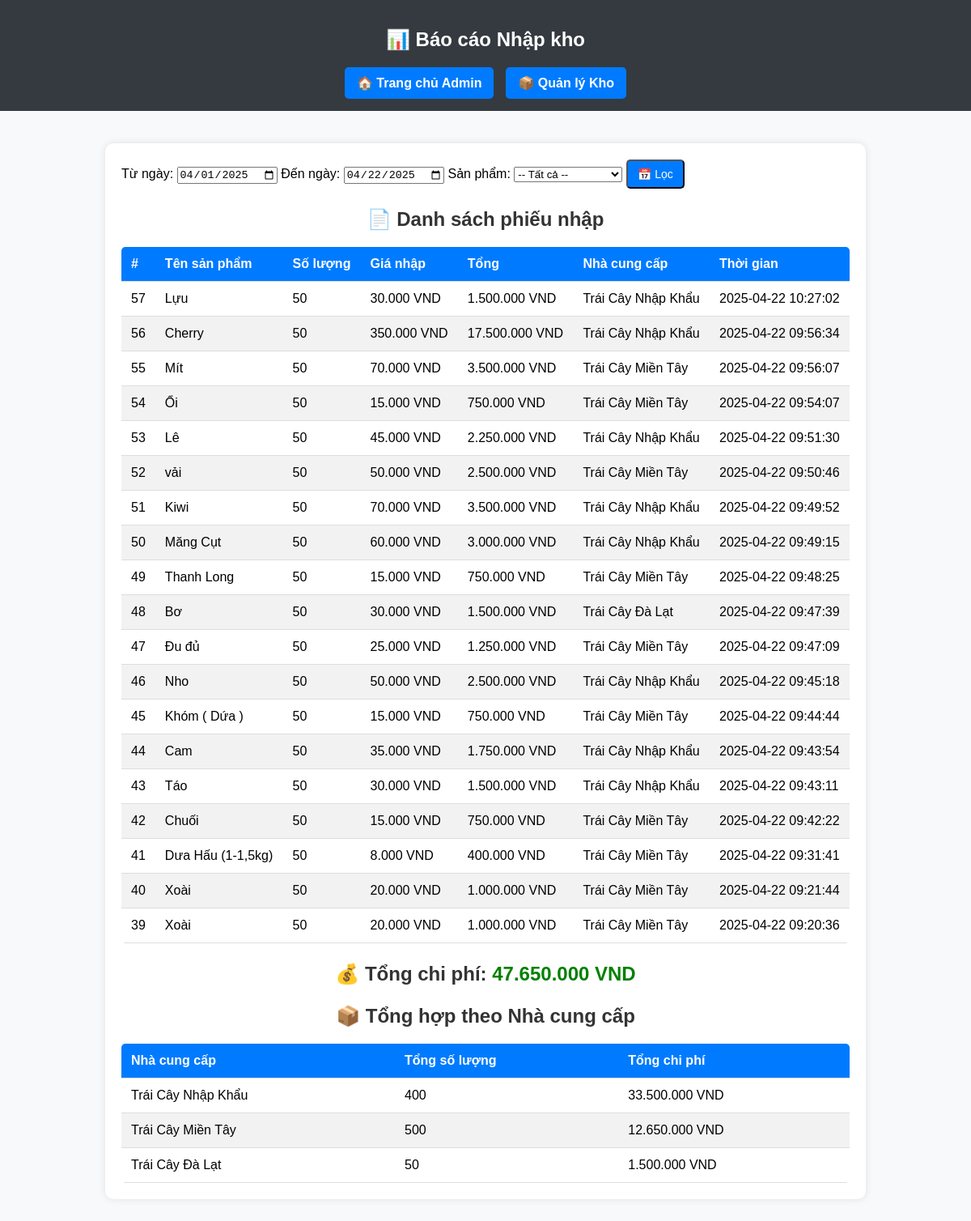
Page /admin/inventory_report.php on the committed database.
### tables this page shows
CREATE TABLE `inventory` (
  `id` int(11) NOT NULL,
  `product_id` int(6) NOT NULL,
  `quantity` int(11) NOT NULL,
  `purchase_price` decimal(10,2) DEFAULT NULL,
  `unit_type` varchar(10) DEFAULT NULL,
  `supplier` varchar(255) DEFAULT NULL,
  `invoice_code` varchar(100) DEFAULT NULL,
  `import_date` timestamp NOT NULL DEFAULT current_timestamp(),
  `created_at` datetime DEFAULT current_timestamp(),
  `imported_by` varchar(255) NOT NULL
);

CREATE TABLE `products` (
  `product_id` int(6) NOT NULL,
  `name` varchar(255) NOT NULL,
  `selling_price` int(11) DEFAULT NULL,
  `description` text DEFAULT NULL,
  `category` varchar(100) NOT NULL DEFAULT 'Chung',
  `image_url` varchar(255) DEFAULT NULL,
  `created_at` timestamp NOT NULL DEFAULT current_timestamp(),
  `visibility` enum('public','private') DEFAULT 'public',
  `stock_quantity` float DEFAULT 0,
  `unit` varchar(10) NOT NULL DEFAULT 'kg',
  `status` enum('selling','not_selling') DEFAULT 'not_selling'
);

### admin/inventory_report.php (the view, shortened to what this page needs)
<?php
require_once __DIR__ . '/../database/db_connect.php';
$start_date = $_GET['start_date'] ?? date('Y-m-01');
$end_date = $_GET['end_date'] ?? date('Y-m-d');
$where = "DATE(inv.created_at) BETWEEN ? AND ?";
$params = [$start_date, $end_date];
$types = "ss";
$sql = "SELECT inv.id, p.name, inv.quantity, inv.purchase_price, inv.supplier, inv.created_at
        FROM inventory inv
        JOIN products p ON inv.product_id = p.product_id
        WHERE $where
        ORDER BY inv.created_at DESC";
$stmt = $conn->prepare($sql);
$stmt->bind_param($types, ...$params);
$stmt->execute();
$result = $stmt->get_result();
$inventory_data = [];
$total_spent = 0;
$summary_by_supplier = [];
while ($row = $result->fetch_assoc()) {
    $inventory_data[] = $row;
    $total = $row['quantity'] * $row['purchase_price'];
    $total_spent += $total;
    $supplier = $row['supplier'];
    if (!isset($summary_by_supplier[$supplier])) {
        $summary_by_supplier[$supplier] = [
            'total_quantity' => 0,
            'total_spent' => 0
        ];
    }
    $summary_by_supplier[$supplier]['total_quantity'] += $row['quantity'];
    $summary_by_supplier[$supplier]['total_spent'] += $total;
}
?>
<!DOCTYPE html>
<html lang="vi">
<head>
    <link rel="stylesheet" href="../assets/css/admin.css">
</head>
<body>
<header>
    <h2>📊 Báo cáo Nhập kho</h2>
    <nav>
        <a href="index.php">🏠 Trang chủ Admin</a>
        <a href="manage_inventory.php">📦 Quản lý Kho</a>
    </nav>
</header>
<section>
    <form method="get" class="filter-form">
        <label for="start_date">Từ ngày:</label>
        <input type="date" name="start_date" id="start_date" value="<?= htmlspecialchars($start_date) ?>">
        <label for="end_date">Đến ngày:</label>
        <input type="date" name="end_date" id="end_date" value="<?= htmlspecialchars($end_date) ?>">
        <label for="product_id">Sản phẩm:</label>
        <select name="product_id" id="product_id">
            <option value="">-- Tất cả --</option>
        </select>
        <button type="submit" class="btn btn-primary">📅 Lọc</button>
    </form>
    <h3>📄 Danh sách phiếu nhập</h3>
    <?php if (!empty($inventory_data)): ?>
        <table class="admin-table">
            <thead>
                <tr>
                    <th>#</th>
                    <th>Tên sản phẩm</th>
                    <th>Số lượng</th>
                    <th>Giá nhập</th>
                    <th>Tổng</th>
                    <th>Nhà cung cấp</th>
                    <th>Thời gian</th>
                </tr>
            </thead>
            <tbody>
                <?php foreach ($inventory_data as $row): ?>
                <tr>
                    <td><?= $row['id'] ?></td>
                    <td><?= htmlspecialchars($row['name']) ?></td>
                    <td><?= (int)$row['quantity'] ?></td>
                    <td><?= number_format($row['purchase_price'], 0, ',', '.') ?> VND</td>
                    <td><?= number_format($row['quantity'] * $row['purchase_price'], 0, ',', '.') ?> VND</td>
                    <td><?= htmlspecialchars($row['supplier']) ?></td>
                    <td><?= $row['created_at'] ?></td>
                </tr>
                <?php endforeach; ?>
            </tbody>
        </table>
        <h3>💰 Tổng chi phí: <span style="color: green;">
            <?= number_format($total_spent, 0, ',', '.') ?> VND</span>
        </h3>
        <h3>📦 Tổng hợp theo Nhà cung cấp</h3>
        <table class="admin-table">
            <thead>
                <tr>
                    <th>Nhà cung cấp</th>
                    <th>Tổng số lượng</th>
                    <th>Tổng chi phí</th>
                </tr>
            </thead>
            <tbody>
                <?php foreach ($summary_by_supplier as $supplier => $summary): ?>
                <tr>
                    <td><?= htmlspecialchars($supplier) ?></td>
                    <td><?= (int)$summary['total_quantity'] ?></td>
                    <td><?= number_format($summary['total_spent'], 0, ',', '.') ?> VND</td>
                </tr>
                <?php endforeach; ?>
            </tbody>
        </table>
    <?php else: ?>
        <p class="error-message">❌ Không có dữ liệu nhập kho trong khoảng thời gian đã chọn.</p>
    <?php endif; ?>
</section>
</body>
</html>

### assets/css/admin.css (style rules this page uses)
body { font-family: Arial, sans-serif; background-color: #f8f9fa; margin: 0; padding: 0; }
header { background: #343a40; color: white; padding: 15px; text-align: center; }
nav { display: flex; justify-content: center; gap: 15px; margin-top: 10px; }
nav a { color: white; text-decoration: none; font-weight: bold; padding: 10px 15px; background: #007bff; border-radius: 5px; transition: background 0.3s ease-in-out; }
section { max-width: 900px; margin: 40px auto; padding: 20px; background: white; border-radius: 10px; box-shadow: 0 0 10px rgba(0, 0, 0, 0.1); }
h3 { text-align: center; color: #333; font-size: 24px; font-weight: bold; margin-bottom: 20px; }
.admin-table { width: 100%; border-collapse: collapse; background: #fff; border-radius: 5px; overflow: hidden; }
.admin-table th, .admin-table td { padding: 12px; text-align: left; border-bottom: 1px solid #ddd; }
.admin-table th { background: #007bff; color: #fff; }
.admin-table tr:nth-child(even) { background: #f2f2f2; }
.btn { text-decoration: none; padding: 8px 12px; border-radius: 5px; font-size: 14px; display: inline-block; text-align: center; }
.btn-primary { background: #007bff; color: white; }

### rows in the picture
inventory: id "57", product.name "Lựu", quantity "50", purchase_price "30.000", $row['quantity'] * $row['purchase_price'] "1.500.000", supplier "Trái Cây Nhập Khẩu", created_at "2025-04-22 10:27:02"
inventory: id "56", product.name "Cherry", quantity "50", purchase_price "350.000", $row['quantity'] * $row['purchase_price'] "17.500.000", supplier "Trái Cây Nhập Khẩu", created_at "2025-04-22 09:56:34"
inventory: id "55", product.name "Mít", quantity "50", purchase_price "70.000", $row['quantity'] * $row['purchase_price'] "3.500.000", supplier "Trái Cây Miền Tây", created_at "2025-04-22 09:56:07"
inventory: id "54", product.name "Ổi", quantity "50", purchase_price "15.000", $row['quantity'] * $row['purchase_price'] "750.000", supplier "Trái Cây Miền Tây", created_at "2025-04-22 09:54:07"
inventory: id "53", product.name "Lê", quantity "50", purchase_price "45.000", $row['quantity'] * $row['purchase_price'] "2.250.000", supplier "Trái Cây Nhập Khẩu", created_at "2025-04-22 09:51:30"
inventory: id "52", product.name "vải", quantity "50", purchase_price "50.000", $row['quantity'] * $row['purchase_price'] "2.500.000", supplier "Trái Cây Miền Tây", created_at "2025-04-22 09:50:46"
inventory: id "51", product.name "Kiwi", quantity "50", purchase_price "70.000", $row['quantity'] * $row['purchase_price'] "3.500.000", supplier "Trái Cây Nhập Khẩu", created_at "2025-04-22 09:49:52"
inventory: id "50", product.name "Măng Cụt", quantity "50", purchase_price "60.000", $row['quantity'] * $row['purchase_price'] "3.000.000", supplier "Trái Cây Nhập Khẩu", created_at "2025-04-22 09:49:15"
inventory: id "49", product.name "Thanh Long", quantity "50", purchase_price "15.000", $row['quantity'] * $row['purchase_price'] "750.000", supplier "Trái Cây Miền Tây", created_at "2025-04-22 09:48:25"
inventory: id "48", product.name "Bơ", quantity "50", purchase_price "30.000", $row['quantity'] * $row['purchase_price'] "1.500.000", supplier "Trái Cây Đà Lạt", created_at "2025-04-22 09:47:39"
inventory: id "47", product.name "Đu đủ", quantity "50", purchase_price "25.000", $row['quantity'] * $row['purchase_price'] "1.250.000", supplier "Trái Cây Miền Tây", created_at "2025-04-22 09:47:09"
inventory: id "46", product.name "Nho", quantity "50", purchase_price "50.000", $row['quantity'] * $row['purchase_price'] "2.500.000", supplier "Trái Cây Nhập Khẩu", created_at "2025-04-22 09:45:18"
inventory: id "45", product.name "Khóm ( Dứa )", quantity "50", purchase_price "15.000", $row['quantity'] * $row['purchase_price'] "750.000", supplier "Trái Cây Miền Tây", created_at "2025-04-22 09:44:44"
inventory: id "44", product.name "Cam", quantity "50", purchase_price "35.000", $row['quantity'] * $row['purchase_price'] "1.750.000", supplier "Trái Cây Nhập Khẩu", created_at "2025-04-22 09:43:54"
inventory: id "43", product.name "Táo", quantity "50", purchase_price "30.000", $row['quantity'] * $row['purchase_price'] "1.500.000", supplier "Trái Cây Nhập Khẩu", created_at "2025-04-22 09:43:11"
inventory: id "42", product.name "Chuối", quantity "50", purchase_price "15.000", $row['quantity'] * $row['purchase_price'] "750.000", supplier "Trái Cây Miền Tây", created_at "2025-04-22 09:42:22"
inventory: id "41", product.name "Dưa Hấu (1-1,5kg)", quantity "50", purchase_price "8.000", $row['quantity'] * $row['purchase_price'] "400.000", supplier "Trái Cây Miền Tây", created_at "2025-04-22 09:31:41"
inventory: id "40", product.name "Xoài", quantity "50", purchase_price "20.000", $row['quantity'] * $row['purchase_price'] "1.000.000", supplier "Trái Cây Miền Tây", created_at "2025-04-22 09:21:44"
inventory: id "39", product.name "Xoài", quantity "50", purchase_price "20.000", $row['quantity'] * $row['purchase_price'] "1.000.000", supplier "Trái Cây Miền Tây", created_at "2025-04-22 09:20:36"

### other values in the picture
$total_spent "47.650.000"
$supplier "Trái Cây Nhập Khẩu"
$summary['total_quantity'] "400"
$summary['total_spent'] "33.500.000"
$summary['total_quantity'] "500"
$summary['total_spent'] "12.650.000"
$supplier "Trái Cây Đà Lạt"
$summary['total_quantity'] "50"
$summary['total_spent'] "1.500.000"
